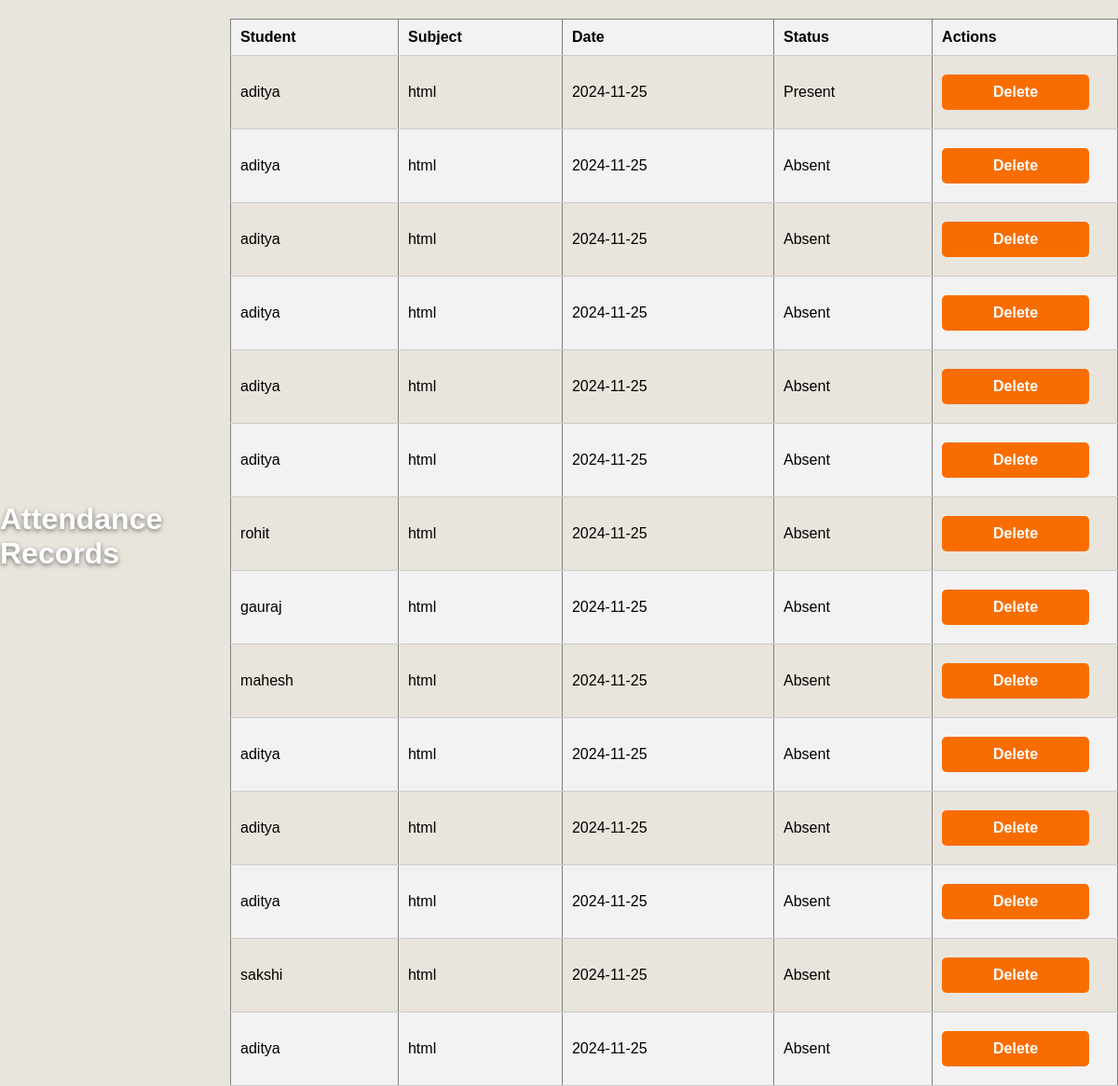
Page /view_attendance on the committed database.
### app.py (models this page shows)
class Attendance(db.Model):
    id = db.Column(db.Integer, primary_key=True)
    student_id = db.Column(db.Integer, db.ForeignKey('student.id'), nullable=False)
    subject_id = db.Column(db.Integer, db.ForeignKey('subject.id'), nullable=False)
    date = db.Column(db.String(10), nullable=False)
    present = db.Column(db.Boolean, nullable=False)
    student = db.relationship('Student', backref='attendances')
    subject = db.relationship('Subject', backref='attendances')

class Student(db.Model):
    id = db.Column(db.Integer, primary_key=True)
    name = db.Column(db.String(100), nullable=False)

class Subject(db.Model):
    id = db.Column(db.Integer, primary_key=True)
    name = db.Column(db.String(100), nullable=False)

### app.py (the view)
@app.route('/view_attendance', methods=['GET'])
def view_attendance():
    records = Attendance.query.all()
    return render_template('view_attendance.html', records=records)

### templates/view_attendance.html (shortened to what this page needs)
<!DOCTYPE html>
<html>
<head>
    <link rel="stylesheet" type="text/css" href="{{ url_for('static', filename='css/styles.css') }}">
</head>
<body>
    <h1>Attendance Records</h1>
    <table border="1">
        <thead>
            <tr>
                <th>Student</th>
                <th>Subject</th>
                <th>Date</th>
                <th>Status</th>
                <th>Actions</th>
            </tr>
        </thead>
        <tbody>
            {% for record in records %}
            <tr>
                <td>{{ record.student.name }}</td>
                <td>{{ record.subject.name }}</td>
                <td>{{ record.date }}</td>
                <td>{{ 'Present' if record.present else 'Absent' }}</td>
                <td>
                    <form action="{{ url_for('delete_attendance', attendance_id=record.id) }}" method="POST" style="display:inline;">
                        <button type="submit" onclick="return confirm('Are you sure you want to delete this record?')">Delete</button>
                    </form>
                </td>
            </tr>
            {% endfor %}
        </tbody>
    </table>
</body>
</html>

### Static/css/styles.css (style rules this page uses)
body, html { margin: 0; padding: 0; font-family: Arial, sans-serif; box-sizing: border-box; }
body { background: #e9e5dd; min-height: 100vh; display: flex; justify-content: center; align-items: center; color: #000; }
h1, h2 { margin: 0 0 15px; color: #fff; text-shadow: 0 2px 5px rgba(0, 0, 0, 0.5); }
form input, form select, form button { width: calc(100% - 20px); margin: 10px auto; padding: 10px; border: 1px solid #ddd; border-radius: 5px; font-size: 16px; }
form button { background: #f96d00; border: none; color: white; font-weight: bold; }
table { width: 100%; border-collapse: collapse; margin-top: 20px; }
table th, table td { padding: 10px; text-align: left; color: #000; border-bottom: 1px solid #ccc; }
table th { background: #f2f2f2; }
table tr:nth-child(even) { background: #f2f2f2; }

### rows in the picture
Attendance: student.name "aditya", subject.name "html", date "2024-11-25", present "Present"
Attendance: student.name "aditya", subject.name "html", date "2024-11-25", present "Absent"
Attendance: student.name "aditya", subject.name "html", date "2024-11-25", present "Absent"
Attendance: student.name "aditya", subject.name "html", date "2024-11-25", present "Absent"
Attendance: student.name "aditya", subject.name "html", date "2024-11-25", present "Absent"
Attendance: student.name "aditya", subject.name "html", date "2024-11-25", present "Absent"
Attendance: student.name "rohit", subject.name "html", date "2024-11-25", present "Absent"
Attendance: student.name "gauraj", subject.name "html", date "2024-11-25", present "Absent"
Attendance: student.name "mahesh", subject.name "html", date "2024-11-25", present "Absent"
Attendance: student.name "aditya", subject.name "html", date "2024-11-25", present "Absent"
Attendance: student.name "aditya", subject.name "html", date "2024-11-25", present "Absent"
Attendance: student.name "aditya", subject.name "html", date "2024-11-25", present "Absent"
Attendance: student.name "sakshi", subject.name "html", date "2024-11-25", present "Absent"
Attendance: student.name "aditya", subject.name "html", date "2024-11-25", present "Absent"
